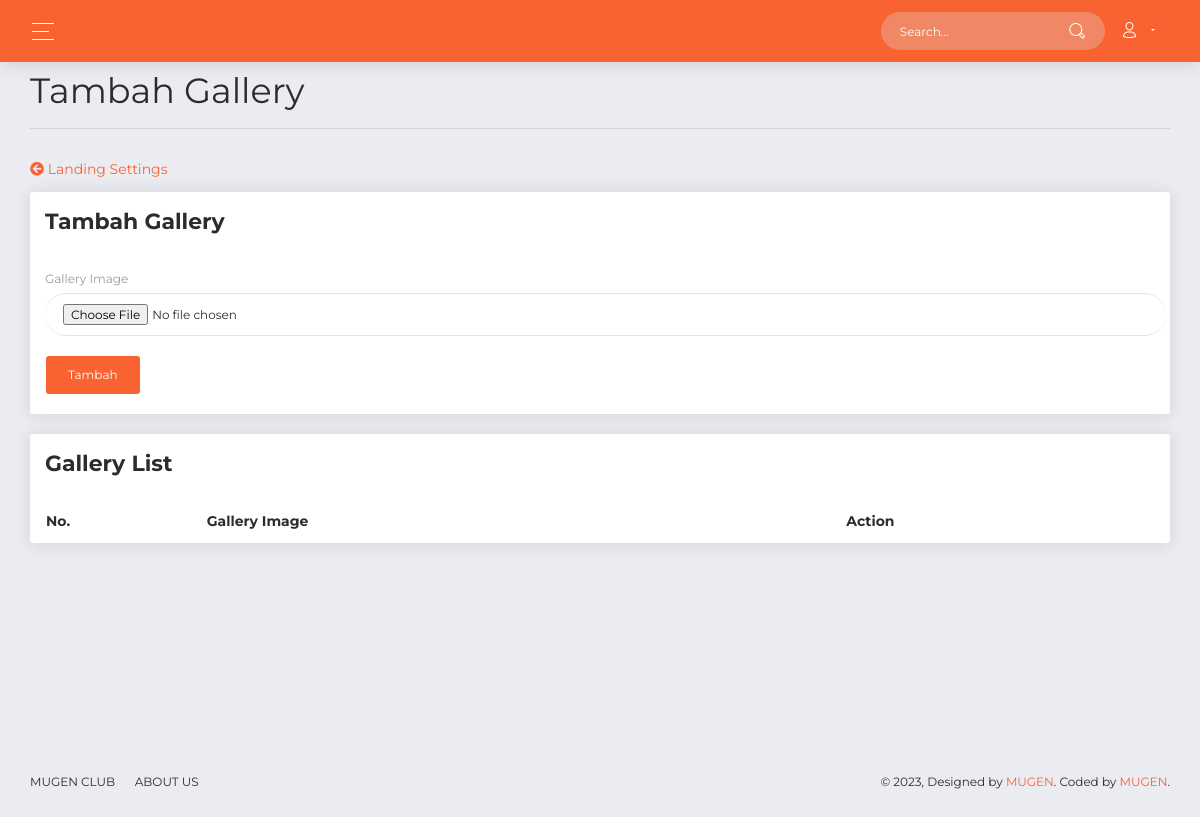
Before: /examples/admin.php?p=tambah_gallery with the older database file.
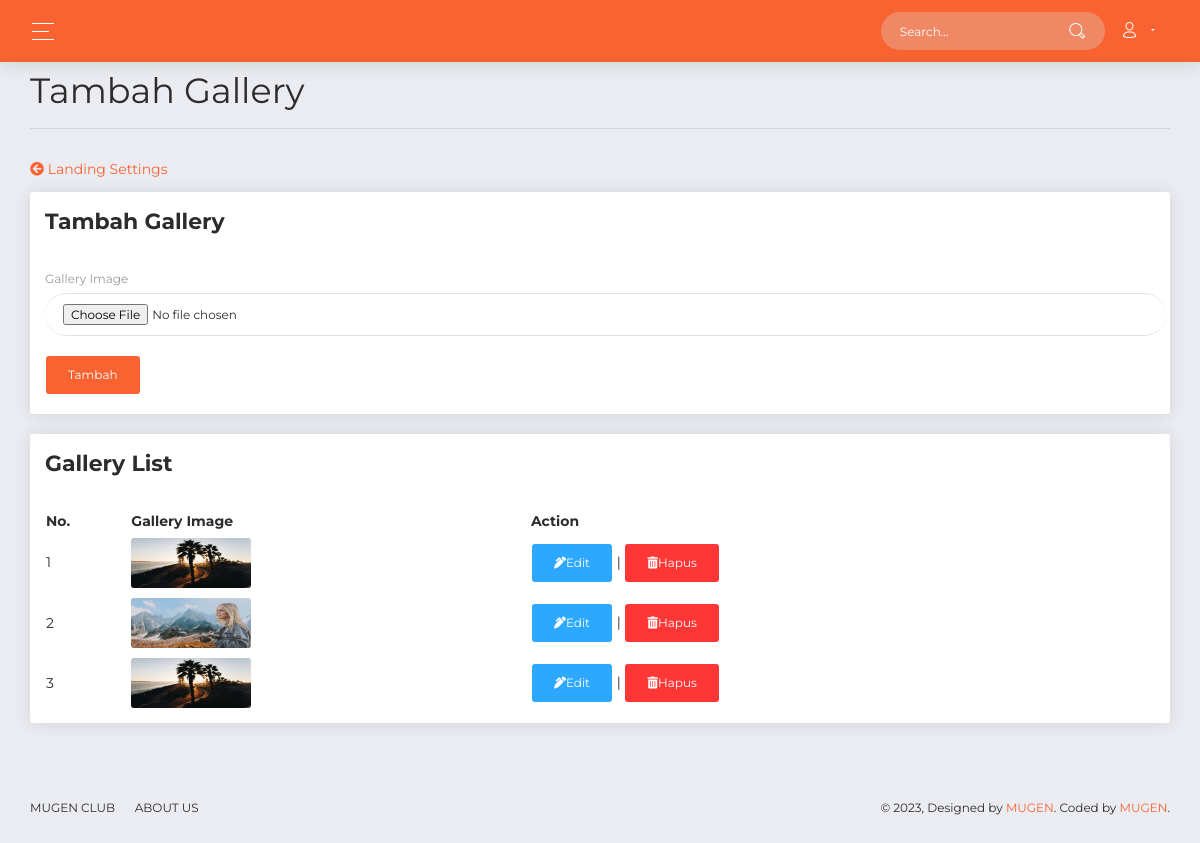
After: the same page with the newer database file.
### tables this page shows
CREATE TABLE `gallery` (
  `id` bigint(20) NOT NULL,
  `img` varchar(255) NOT NULL
);

### examples/tambah_gallery.php (the view, shortened to what this page needs)
<div class="content">
  <div class="row">
    <div class="col-lg-12">
      <h2>Tambah Gallery <hr></h3>
    </div>
  </div>
  <div class="row">
    <div class="col-lg-4">
    <a href="admin.php?p=landing"><i class="fas fa-arrow-circle-left mb-3"></i> Landing Settings</a>
    </div>
  </div>
  <div class="row">
          <div class="col-lg-12">
            <div class="card">
              <div class="card-header">
                <h5 class="title">Tambah Gallery</h5>
              </div>
              <div class="card-body">
                <form action="tambah_gallery_act.php" method="POST" enctype="multipart/form-data">
                  <div class="row">
<div class="col-lg-12">
                    <label>Gallery Image</label>
                    </div>
                    <div class="col-lg-12 pr-1">
                    <div class="input-group">
                    <input type="file" class="form-control" name="img" id="customFile">
                            </div>
                    </div>
                  </div>
                  <div class="row">
                    <div class="col-lg-12 pr-1">
                      <button type="submit" class="btn btn-primary">Tambah</button>
                    </div>
                  </div>
                </form>
        </div>
        </div>
              </div>
            </div>
            <div class="content">
  <div class="row">
          <div class="col-lg-12">
            <div class="card">
              <div class="card-header">
                <h5 class="title">Gallery List</h5>
              </div>
              <div class="card-body">
              <table id="example" class="display" style="width:100%">
        <thead>
            <tr>
                <th>No.</th>
                <th>Gallery Image</th>
                <th>Action</th>
            </tr>
        </thead>
        <tbody>
            <?php
            $data = mysqli_query($conn, "SELECT * FROM gallery");
            $no = 1;
            while ($tampil = mysqli_fetch_array ($data))
            {
            ?>
            <tr>
                <td><?= $no++; ?></td>
                <td><img style="height:50px;" width="120px" src="../assets/img/upload/<?php echo $tampil["img"];?>" alt=""></td>
                <td><a href="admin.php?p=ganti_gallery&id=<?= $tampil['id'];?>" type="button" class="btn btn-info"><i class="fas fa-pen-alt"> </i>Edit</a> | <a href="hapus_gallery.php?id=<?= $tampil['id']; ?>" type="button" class="btn btn-danger"><i class="fas fa-trash-alt"> </i>Hapus</a></td>
            </tr>
            <?php }?>
        </tbody>
    </table>
        </div>
        </div>
              </div>
            </div>
            </div>

### examples/header.php (shortened to what this page needs)
<!DOCTYPE html>
<html lang="en">
<head>
  <link rel="stylesheet" href="https://use.fontawesome.com/releases/v5.7.1/css/all.css">
  <link href="../assets/css/bootstrap.min.css" rel="stylesheet" />
  <link href="../assets/css/now-ui-dashboard.css?v=1.5.0" rel="stylesheet" />
  <link href="../assets/demo/demo.css" rel="stylesheet" />
  <link rel="stylesheet" href="https://cdn.datatables.net/1.13.6/css/jquery.dataTables.min.css">
</head>
<body class="">
  <div class="wrapper ">
    <div class="main-panel" id="main-panel">
      <nav class="navbar navbar-expand-lg  bg-primary  navbar-absolute">
        <div class="container-fluid">
          <div class="navbar-wrapper">
            <div class="navbar-toggle">
              <button type="button" class="navbar-toggler">
                <span class="navbar-toggler-bar bar1"></span>
                <span class="navbar-toggler-bar bar2"></span>
                <span class="navbar-toggler-bar bar3"></span>
              </button>
            </div>
          </div>
          <div class="collapse navbar-collapse justify-content-end" id="navigation">
            <form>
              <div class="input-group no-border">
                <input type="text" value="" class="form-control" placeholder="Search...">
                <div class="input-group-append">
                  <div class="input-group-text">
                    <i class="now-ui-icons ui-1_zoom-bold"></i>
                  </div>
                </div>
              </div>
            </form>
            <ul class="navbar-nav">
              <li class="nav-item dropdown">
                <a class="nav-link dropdown-toggle" id="navbarDropdownMenuLink" data-toggle="dropdown" aria-haspopup="true" aria-expanded="false">
                <?= $_SESSION['nama_lengkap']; ?> <i class="now-ui-icons  users_single-02"></i>
                </a>
              </li>
            </ul>
          </div>
        </div>
      </nav>

### examples/admin.php (shortened to what this page needs)
<?php
include "header.php";
?>
<?php
         $pages_dir = '../examples';
         if(!empty($_GET['p'])){
            $pages = scandir($pages_dir, 0);
            unset($pages[0], $pages[1]);
            $p = $_GET['p'];
            if(in_array($p.'.php', $pages)){
               include($pages_dir.'/'.$p.'.php');
            } else {
               echo 'Halaman tidak ditemukan! :(';
            }
         } else {
            include($pages_dir.'/dashboard.php');
         }
      ?>
<?php
include_once "footer.php";
?>

### examples/footer.php (shortened to what this page needs)
</div>
      <footer class="footer">
        <div class=" container-fluid ">
          <nav>
            <ul>
              <li>
                <a href="#">
                  MUGEN CLUB
                </a>
              </li>
              <li>
                <a href="<?= BASE_URL?>index.php#about">
                  About Us
                </a>
              </li>
            </ul>
          </nav>
          <div class="copyright" id="copyright">
            &copy; , Designed by <a href="#" target="_blank">MUGEN</a>. Coded by <a href="#" target="_blank">MUGEN</a>.
          </div>
        </div>
      </footer>
    </div>
  </div>
</body>
</html>

Changed rows visible on the page:
added gallery: img (picture)
added gallery: img (picture)
added gallery: img (picture)
